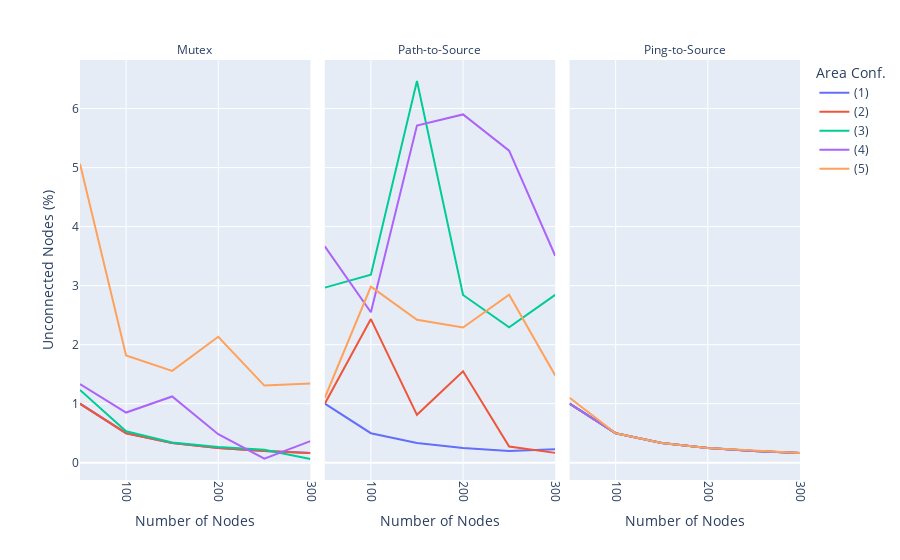

The notebook cell saved with this chart:
### Markdown cell above
Number of experiements where at least one cycle could not be resolved.

### Code cell
means = raw.groupby(["Node Count", "Cycle Prevention", "Width"]).mean()

means['Unconnected Nodes (%)'] = means['Unconnected Nodes'] / means.index.get_level_values(0) * 100

fig = px.line(
    means, 
    x=means.index.get_level_values(0), 
    y="Unconnected Nodes (%)", 
    color=means.index.get_level_values(2), 
    labels={
        "x": "Number of Nodes",
        "color": "Area Conf.",
        "facet_col": "Cycle Handling",
    },
    facet_col=means.index.get_level_values(1),
)

area_labels = {
    '100':'(1)',
    '200':'(2)',
    '300':'(3)',
    '400':'(4)',
    '500':'(5)',
}

fig.for_each_trace(lambda t: t.update(name = area_labels[t.name], legendgroup = area_labels[t.name], hovertemplate = t.hovertemplate.replace(t.name, area_labels[t.name])))

fig.for_each_annotation(lambda a: a.update(text=a.text.split("=")[1]))
fig.for_each_annotation(lambda a: a.update(text=a.text.replace("Mutex", "Mutex")))
fig.for_each_annotation(lambda a: a.update(text=a.text.replace("Path to Source", "Path-to-Source")))
fig.for_each_annotation(lambda a: a.update(text=a.text.replace("Ping to Source", "Ping-to-Source")))

fig.update_xaxes(categoryorder='array', categoryarray= ['50','100','150','200', '250', '300'])
fig.update_xaxes(tickangle=90)

fig.write_image("unconnected_nodes.pdf", width=1000, height=300)
fig

### Figure 1 — Plotly figure (JSON) as saved in the notebook; plotly's stock layout.template omitted (floating-point values rounded to 4 significant figures)
{"data": [{"hovertemplate": "Area Conf.=(1)<br>Cycle Handling=Mutex<br>Number of Nodes=%{x}<br>Unconnected Nodes (%)=%{y}<extra></extra>", "legendgroup": "(1)", "line": {"color": "#636efa", "dash": "solid"}, "marker": {"symbol": "circle"}, "mode": "lines", "name": "(1)", "orientation": "v", "showlegend": true, "type": "scatter", "x": [50, 100, 150, 200, 250, 300], "xaxis": "x", "y": [1, 0.5, 0.3333, 0.25, 0.2, 0.1667], "yaxis": "y"}, {"hovertemplate": "Area Conf.=(1)<br>Cycle Handling=Path to Source<br>Number of Nodes=%{x}<br>Unconnected Nodes (%)=%{y}<extra></extra>", "legendgroup": "(1)", "line": {"color": "#636efa", "dash": "solid"}, "marker": {"symbol": "circle"}, "mode": "lines", "name": "(1)", "orientation": "v", "showlegend": false, "type": "scatter", "x": [50, 100, 150, 200, 250, 300], "xaxis": "x2", "y": [1, 0.5, 0.3333, 0.25, 0.2, 0.2278], "yaxis": "y2"}, {"hovertemplate": "Area Conf.=(1)<br>Cycle Handling=Ping to Source<br>Number of Nodes=%{x}<br>Unconnected Nodes (%)=%{y}<extra></extra>", "legendgroup": "(1)", "line": {"color": "#636efa", "dash": "solid"}, "marker": {"symbol": "circle"}, "mode": "lines", "name": "(1)", "orientation": "v", "showlegend": false, "type": "scatter", "x": [50, 100, 150, 200, 250, 300], "xaxis": "x3", "y": [1, 0.5, 0.3333, 0.25, 0.2, 0.1667], "yaxis": "y3"}, {"hovertemplate": "Area Conf.=(2)<br>Cycle Handling=Mutex<br>Number of Nodes=%{x}<br>Unconnected Nodes (%)=%{y}<extra></extra>", "legendgroup": "(2)", "line": {"color": "#EF553B", "dash": "solid"}, "marker": {"symbol": "circle"}, "mode": "lines", "name": "(2)", "orientation": "v", "showlegend": true, "type": "scatter", "x": [50, 100, 150, 200, 250, 300], "xaxis": "x", "y": [1, 0.5, 0.3333, 0.25, 0.2, 0.1667], "yaxis": "y"}, {"hovertemplate": "Area Conf.=(2)<br>Cycle Handling=Path to Source<br>Number of Nodes=%{x}<br>Unconnected Nodes (%)=%{y}<extra></extra>", "legendgroup": "(2)", "line": {"color": "#EF553B", "dash": "solid"}, "marker": {"symbol": "circle"}, "mode": "lines", "name": "(2)", "orientation": "v", "showlegend": false, "type": "scatter", "x": [50, 100, 150, 200, 250, 300], "xaxis": "x2", "y": [1, 2.433, 0.8111, 1.55, 0.2733, 0.1667], "yaxis": "y2"}, {"hovertemplate": "Area Conf.=(2)<br>Cycle Handling=Ping to Source<br>Number of Nodes=%{x}<br>Unconnected Nodes (%)=%{y}<extra></extra>", "legendgroup": "(2)", "line": {"color": "#EF553B", "dash": "solid"}, "marker": {"symbol": "circle"}, "mode": "lines", "name": "(2)", "orientation": "v", "showlegend": false, "type": "scatter", "x": [50, 100, 150, 200, 250, 300], "xaxis": "x3", "y": [1, 0.5, 0.3333, 0.25, 0.2, 0.1667], "yaxis": "y3"}, {"hovertemplate": "Area Conf.=(3)<br>Cycle Handling=Mutex<br>Number of Nodes=%{x}<br>Unconnected Nodes (%)=%{y}<extra></extra>", "legendgroup": "(3)", "line": {"color": "#00cc96", "dash": "solid"}, "marker": {"symbol": "circle"}, "mode": "lines", "name": "(3)", "orientation": "v", "showlegend": true, "type": "scatter", "x": [50, 100, 150, 200, 250, 300], "xaxis": "x", "y": [1.233, 0.5333, 0.3444, 0.2667, 0.22, 0.06306], "yaxis": "y"}, {"hovertemplate": "Area Conf.=(3)<br>Cycle Handling=Path to Source<br>Number of Nodes=%{x}<br>Unconnected Nodes (%)=%{y}<extra></extra>", "legendgroup": "(3)", "line": {"color": "#00cc96", "dash": "solid"}, "marker": {"symbol": "circle"}, "mode": "lines", "name": "(3)", "orientation": "v", "showlegend": false, "type": "scatter", "x": [50, 100, 150, 200, 250, 300], "xaxis": "x2", "y": [2.967, 3.183, 6.467, 2.842, 2.293, 2.844], "yaxis": "y2"}, {"hovertemplate": "Area Conf.=(3)<br>Cycle Handling=Ping to Source<br>Number of Nodes=%{x}<br>Unconnected Nodes (%)=%{y}<extra></extra>", "legendgroup": "(3)", "line": {"color": "#00cc96", "dash": "solid"}, "marker": {"symbol": "circle"}, "mode": "lines", "name": "(3)", "orientation": "v", "showlegend": false, "type": "scatter", "x": [50, 100, 150, 200, 250, 300], "xaxis": "x3", "y": [1, 0.5, 0.3333, 0.25, 0.2, 0.1667], "yaxis": "y3"}, {"hovertemplate": "Area Conf.=(4)<br>Cycle Handling=Mutex<br>Number of Nodes=%{x}<br>Unconnected Nodes (%)=%{y}<extra></extra>", "legendgroup": "(4)", "line": {"color": "#ab63fa", "dash": "solid"}, "marker": {"symbol": "circle"}, "mode": "lines", "name": "(4)", "orientation": "v", "showlegend": true, "type": "scatter", "x": [50, 100, 150, 200, 250, 300], "xaxis": "x", "y": [1.333, 0.85, 1.122, 0.4833, 0.07059, 0.3667], "yaxis": "y"}, {"hovertemplate": "Area Conf.=(4)<br>Cycle Handling=Path to Source<br>Number of Nodes=%{x}<br>Unconnected Nodes (%)=%{y}<extra></extra>", "legendgroup": "(4)", "line": {"color": "#ab63fa", "dash": "solid"}, "marker": {"symbol": "circle"}, "mode": "lines", "name": "(4)", "orientation": "v", "showlegend": false, "type": "scatter", "x": [50, 100, 150, 200, 250, 300], "xaxis": "x2", "y": [3.667, 2.55, 5.711, 5.9, 5.287, 3.506], "yaxis": "y2"}, {"hovertemplate": "Area Conf.=(4)<br>Cycle Handling=Ping to Source<br>Number of Nodes=%{x}<br>Unconnected Nodes (%)=%{y}<extra></extra>", "legendgroup": "(4)", "line": {"color": "#ab63fa", "dash": "solid"}, "marker": {"symbol": "circle"}, "mode": "lines", "name": "(4)", "orientation": "v", "showlegend": false, "type": "scatter", "x": [50, 100, 150, 200, 250, 300], "xaxis": "x3", "y": [1, 0.5, 0.3333, 0.25, 0.2, 0.1667], "yaxis": "y3"}, {"hovertemplate": "Area Conf.=(5)<br>Cycle Handling=Mutex<br>Number of Nodes=%{x}<br>Unconnected Nodes (%)=%{y}<extra></extra>", "legendgroup": "(5)", "line": {"color": "#FFA15A", "dash": "solid"}, "marker": {"symbol": "circle"}, "mode": "lines", "name": "(5)", "orientation": "v", "showlegend": true, "type": "scatter", "x": [50, 100, 150, 200, 250, 300], "xaxis": "x", "y": [5.067, 1.817, 1.556, 2.133, 1.307, 1.34], "yaxis": "y"}, {"hovertemplate": "Area Conf.=(5)<br>Cycle Handling=Path to Source<br>Number of Nodes=%{x}<br>Unconnected Nodes (%)=%{y}<extra></extra>", "legendgroup": "(5)", "line": {"color": "#FFA15A", "dash": "solid"}, "marker": {"symbol": "circle"}, "mode": "lines", "name": "(5)", "orientation": "v", "showlegend": false, "type": "scatter", "x": [50, 100, 150, 200, 250, 300], "xaxis": "x2", "y": [1.1, 2.983, 2.422, 2.292, 2.847, 1.478], "yaxis": "y2"}, {"hovertemplate": "Area Conf.=(5)<br>Cycle Handling=Ping to Source<br>Number of Nodes=%{x}<br>Unconnected Nodes (%)=%{y}<extra></extra>", "legendgroup": "(5)", "line": {"color": "#FFA15A", "dash": "solid"}, "marker": {"symbol": "circle"}, "mode": "lines", "name": "(5)", "orientation": "v", "showlegend": false, "type": "scatter", "x": [50, 100, 150, 200, 250, 300], "xaxis": "x3", "y": [1.1, 0.5, 0.3333, 0.25, 0.2067, 0.1667], "yaxis": "y3"}], "layout": {"annotations": [{"font": {}, "showarrow": false, "text": "Mutex", "x": 0.16, "xanchor": "center", "xref": "paper", "y": 1, "yanchor": "bottom", "yref": "paper"}, {"font": {}, "showarrow": false, "text": "Path-to-Source", "x": 0.5, "xanchor": "center", "xref": "paper", "y": 1, "yanchor": "bottom", "yref": "paper"}, {"font": {}, "showarrow": false, "text": "Ping-to-Source", "x": 0.84, "xanchor": "center", "xref": "paper", "y": 1, "yanchor": "bottom", "yref": "paper"}], "legend": {"title": {"text": "Area Conf."}, "tracegroupgap": 0}, "margin": {"t": 60}, "xaxis": {"anchor": "y", "categoryarray": ["50", "100", "150", "200", "250", "300"], "categoryorder": "array", "domain": [0, 0.32], "tickangle": 90, "title": {"text": "Number of Nodes"}}, "xaxis2": {"anchor": "y2", "categoryarray": ["50", "100", "150", "200", "250", "300"], "categoryorder": "array", "domain": [0.34, 0.66], "matches": "x", "tickangle": 90, "title": {"text": "Number of Nodes"}}, "xaxis3": {"anchor": "y3", "categoryarray": ["50", "100", "150", "200", "250", "300"], "categoryorder": "array", "domain": [0.68, 1.0], "matches": "x", "tickangle": 90, "title": {"text": "Number of Nodes"}}, "yaxis": {"anchor": "x", "domain": [0, 1], "title": {"text": "Unconnected Nodes (%)"}}, "yaxis2": {"anchor": "x2", "domain": [0, 1], "matches": "y", "showticklabels": false}, "yaxis3": {"anchor": "x3", "domain": [0, 1], "matches": "y", "showticklabels": false}}}
